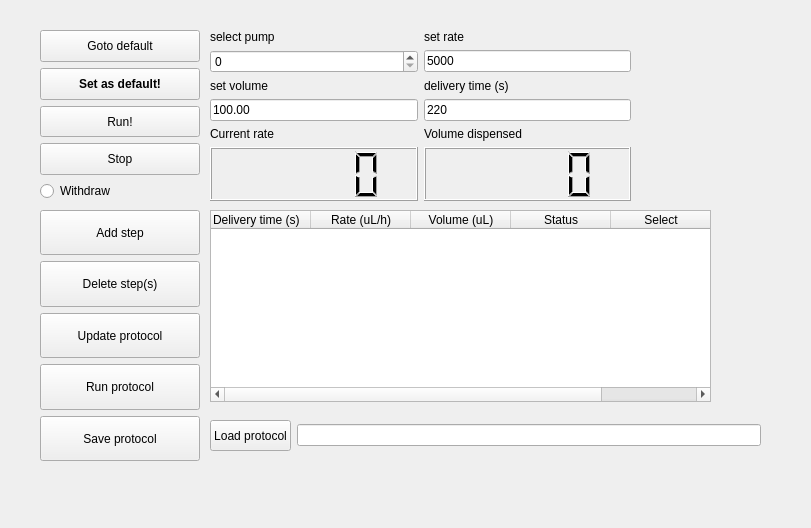
<?xml version="1.0" encoding="UTF-8"?>
<ui version="4.0">
 <class>Form</class>
 <widget class="QWidget" name="Form">
  <property name="geometry">
   <rect>
    <x>0</x>
    <y>0</y>
    <width>811</width>
    <height>528</height>
   </rect>
  </property>
  <property name="windowTitle">
   <string>Form</string>
  </property>
  <widget class="QWidget" name="verticalLayoutWidget">
   <property name="geometry">
    <rect>
     <x>40</x>
     <y>30</y>
     <width>160</width>
     <height>171</height>
    </rect>
   </property>
   <layout class="QVBoxLayout" name="verticalLayout">
    <item>
     <widget class="QPushButton" name="pushButton_godefault">
      <property name="sizePolicy">
       <sizepolicy hsizetype="Minimum" vsizetype="Expanding">
        <horstretch>0</horstretch>
        <verstretch>0</verstretch>
       </sizepolicy>
      </property>
      <property name="text">
       <string>Goto default</string>
      </property>
     </widget>
    </item>
    <item>
     <widget class="QPushButton" name="pushButton_setdefault">
      <property name="sizePolicy">
       <sizepolicy hsizetype="Minimum" vsizetype="Expanding">
        <horstretch>0</horstretch>
        <verstretch>0</verstretch>
       </sizepolicy>
      </property>
      <property name="font">
       <font>
        <weight>75</weight>
        <bold>true</bold>
       </font>
      </property>
      <property name="text">
       <string>Set as default!</string>
      </property>
     </widget>
    </item>
    <item>
     <widget class="QPushButton" name="pushButton_run">
      <property name="sizePolicy">
       <sizepolicy hsizetype="Minimum" vsizetype="Expanding">
        <horstretch>0</horstretch>
        <verstretch>0</verstretch>
       </sizepolicy>
      </property>
      <property name="text">
       <string>Run!</string>
      </property>
     </widget>
    </item>
    <item>
     <widget class="QPushButton" name="pushButton_stop">
      <property name="sizePolicy">
       <sizepolicy hsizetype="Minimum" vsizetype="Expanding">
        <horstretch>0</horstretch>
        <verstretch>0</verstretch>
       </sizepolicy>
      </property>
      <property name="text">
       <string>Stop</string>
      </property>
     </widget>
    </item>
    <item>
     <widget class="QRadioButton" name="radioButton_withdraw">
      <property name="text">
       <string>Withdraw</string>
      </property>
     </widget>
    </item>
   </layout>
  </widget>
  <widget class="QWidget" name="gridLayoutWidget">
   <property name="geometry">
    <rect>
     <x>210</x>
     <y>30</y>
     <width>421</width>
     <height>171</height>
    </rect>
   </property>
   <layout class="QGridLayout" name="gridLayout">
    <item row="3" column="0">
     <widget class="QLabel" name="label_setvolume">
      <property name="text">
       <string>set volume</string>
      </property>
     </widget>
    </item>
    <item row="2" column="1">
     <widget class="QLineEdit" name="lineEdit_rate">
      <property name="text">
       <string>5000</string>
      </property>
     </widget>
    </item>
    <item row="1" column="0">
     <widget class="QLabel" name="label_selectpump">
      <property name="sizePolicy">
       <sizepolicy hsizetype="Preferred" vsizetype="Minimum">
        <horstretch>0</horstretch>
        <verstretch>0</verstretch>
       </sizepolicy>
      </property>
      <property name="text">
       <string>select pump</string>
      </property>
     </widget>
    </item>
    <item row="1" column="1">
     <widget class="QLabel" name="labe_setratel">
      <property name="sizePolicy">
       <sizepolicy hsizetype="Preferred" vsizetype="Minimum">
        <horstretch>0</horstretch>
        <verstretch>0</verstretch>
       </sizepolicy>
      </property>
      <property name="text">
       <string>set rate</string>
      </property>
     </widget>
    </item>
    <item row="2" column="0">
     <widget class="QSpinBox" name="spinBox_selectpump"/>
    </item>
    <item row="4" column="0">
     <widget class="QLineEdit" name="lineEdit_volume">
      <property name="text">
       <string>100.00</string>
      </property>
     </widget>
    </item>
    <item row="5" column="0">
     <widget class="QLabel" name="label_current">
      <property name="text">
       <string>Current rate</string>
      </property>
     </widget>
    </item>
    <item row="6" column="0">
     <widget class="QLCDNumber" name="lcdNumber_current">
      <property name="sizePolicy">
       <sizepolicy hsizetype="Minimum" vsizetype="Expanding">
        <horstretch>0</horstretch>
        <verstretch>0</verstretch>
       </sizepolicy>
      </property>
     </widget>
    </item>
    <item row="6" column="1">
     <widget class="QLCDNumber" name="lcdNumber_voldisp">
      <property name="sizePolicy">
       <sizepolicy hsizetype="Minimum" vsizetype="Expanding">
        <horstretch>0</horstretch>
        <verstretch>0</verstretch>
       </sizepolicy>
      </property>
     </widget>
    </item>
    <item row="5" column="1">
     <widget class="QLabel" name="label_voldisp">
      <property name="text">
       <string>Volume dispensed</string>
      </property>
     </widget>
    </item>
    <item row="3" column="1">
     <widget class="QLabel" name="label_deltime">
      <property name="text">
       <string>delivery time (s)</string>
      </property>
     </widget>
    </item>
    <item row="4" column="1">
     <widget class="QLineEdit" name="lineEdit_deltime">
      <property name="text">
       <string>220</string>
      </property>
     </widget>
    </item>
   </layout>
  </widget>
  <widget class="QWidget" name="verticalLayoutWidget_2">
   <property name="geometry">
    <rect>
     <x>40</x>
     <y>210</y>
     <width>160</width>
     <height>251</height>
    </rect>
   </property>
   <layout class="QVBoxLayout" name="verticalLayout_2">
    <item>
     <widget class="QPushButton" name="pushButton_adds">
      <property name="sizePolicy">
       <sizepolicy hsizetype="Minimum" vsizetype="Expanding">
        <horstretch>0</horstretch>
        <verstretch>0</verstretch>
       </sizepolicy>
      </property>
      <property name="text">
       <string>Add step</string>
      </property>
     </widget>
    </item>
    <item>
     <widget class="QPushButton" name="pushButton_dels">
      <property name="sizePolicy">
       <sizepolicy hsizetype="Minimum" vsizetype="Expanding">
        <horstretch>0</horstretch>
        <verstretch>0</verstretch>
       </sizepolicy>
      </property>
      <property name="text">
       <string>Delete step(s)</string>
      </property>
     </widget>
    </item>
    <item>
     <widget class="QPushButton" name="pushButton_updatepro">
      <property name="sizePolicy">
       <sizepolicy hsizetype="Minimum" vsizetype="Expanding">
        <horstretch>0</horstretch>
        <verstretch>0</verstretch>
       </sizepolicy>
      </property>
      <property name="text">
       <string>Update protocol</string>
      </property>
     </widget>
    </item>
    <item>
     <widget class="QPushButton" name="pushButton_runpro">
      <property name="sizePolicy">
       <sizepolicy hsizetype="Minimum" vsizetype="Expanding">
        <horstretch>0</horstretch>
        <verstretch>0</verstretch>
       </sizepolicy>
      </property>
      <property name="text">
       <string>Run protocol</string>
      </property>
     </widget>
    </item>
    <item>
     <widget class="QPushButton" name="pushButton_savepro">
      <property name="sizePolicy">
       <sizepolicy hsizetype="Minimum" vsizetype="Expanding">
        <horstretch>0</horstretch>
        <verstretch>0</verstretch>
       </sizepolicy>
      </property>
      <property name="text">
       <string>Save protocol</string>
      </property>
     </widget>
    </item>
   </layout>
  </widget>
  <widget class="QTableWidget" name="tableWidget_steps">
   <property name="geometry">
    <rect>
     <x>210</x>
     <y>210</y>
     <width>501</width>
     <height>192</height>
    </rect>
   </property>
   <property name="minimumSize">
    <size>
     <width>301</width>
     <height>0</height>
    </size>
   </property>
   <attribute name="horizontalHeaderCascadingSectionResizes">
    <bool>false</bool>
   </attribute>
   <attribute name="horizontalHeaderStretchLastSection">
    <bool>false</bool>
   </attribute>
   <attribute name="verticalHeaderCascadingSectionResizes">
    <bool>false</bool>
   </attribute>
   <attribute name="verticalHeaderStretchLastSection">
    <bool>false</bool>
   </attribute>
   <column>
    <property name="text">
     <string>Delivery time (s)</string>
    </property>
    <property name="textAlignment">
     <set>AlignJustify|AlignVCenter</set>
    </property>
   </column>
   <column>
    <property name="text">
     <string>Rate (uL/h)</string>
    </property>
    <property name="textAlignment">
     <set>AlignCenter</set>
    </property>
   </column>
   <column>
    <property name="text">
     <string>Volume (uL)</string>
    </property>
    <property name="textAlignment">
     <set>AlignCenter</set>
    </property>
   </column>
   <column>
    <property name="text">
     <string>Status</string>
    </property>
    <property name="textAlignment">
     <set>AlignCenter</set>
    </property>
   </column>
   <column>
    <property name="text">
     <string>Select</string>
    </property>
    <property name="textAlignment">
     <set>AlignCenter</set>
    </property>
   </column>
  </widget>
  <widget class="QWidget" name="horizontalLayoutWidget">
   <property name="geometry">
    <rect>
     <x>210</x>
     <y>420</y>
     <width>551</width>
     <height>31</height>
    </rect>
   </property>
   <layout class="QHBoxLayout" name="horizontalLayout">
    <item>
     <widget class="QPushButton" name="pushButton_loadpro">
      <property name="sizePolicy">
       <sizepolicy hsizetype="Minimum" vsizetype="Expanding">
        <horstretch>0</horstretch>
        <verstretch>0</verstretch>
       </sizepolicy>
      </property>
      <property name="text">
       <string>Load protocol</string>
      </property>
     </widget>
    </item>
    <item>
     <widget class="QLineEdit" name="lineEdit_protocol"/>
    </item>
   </layout>
  </widget>
 </widget>
 <resources/>
 <connections/>
</ui>
